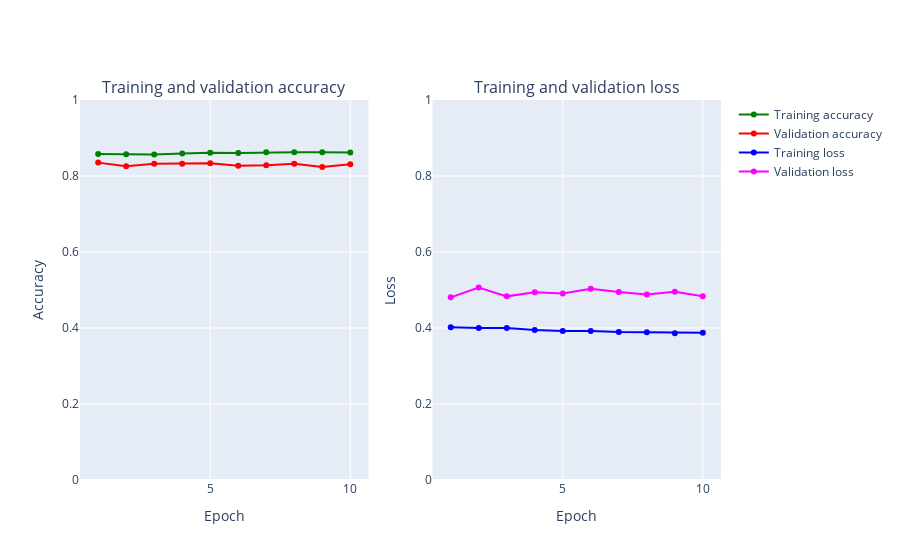

Here is the notebook cell this chart was saved with:
### Markdown cell above
### Added batch sizing to see if it affects

### Code cell
%%time
fashion_model_batch = Sequential()
fashion_model_batch.add(Conv2D(32, kernel_size=(3, 3),activation='linear',input_shape=(28,28,1)))
fashion_model_batch.add(Conv2D(64, (3, 3), activation='linear'))
fashion_model_batch.add(Flatten())
fashion_model_batch.add(Dense(128, activation='linear'))
fashion_model_batch.add(Dense(num_classes, activation='softmax'))
fashion_model_batch.compile(loss='categorical_crossentropy', optimizer=keras.optimizers.Adam(),metrics=['accuracy'])
fashion_model_batch.summary()

h_callback = fashion_model.fit(X_train, y_train, epochs = 10, batch_size=32,validation_data=(X_test, y_test))


# Plot train vs test loss during training 
plot_accuracy_and_loss(h_callback)

### Figure 1 — Plotly figure (JSON) as saved in the notebook; plotly's stock layout.template omitted (floating-point values rounded to 4 significant figures)
{"data": [{"marker": {"color": "Green"}, "mode": "markers+lines", "name": "Training accuracy", "text": ["1", "2", "3", "4", "5", "6", "7", "8", "9", "10"], "type": "scatter", "x": [1, 2, 3, 4, 5, 6, 7, 8, 9, 10], "xaxis": "x", "y": [0.8578, 0.8574, 0.8568, 0.8589, 0.8609, 0.8607, 0.8624, 0.8623, 0.8622, 0.8621], "yaxis": "y"}, {"marker": {"color": "Red"}, "mode": "markers+lines", "name": "Validation accuracy", "text": ["1", "2", "3", "4", "5", "6", "7", "8", "9", "10"], "type": "scatter", "x": [1, 2, 3, 4, 5, 6, 7, 8, 9, 10], "xaxis": "x", "y": [0.8352, 0.8255, 0.8323, 0.8321, 0.8334, 0.8273, 0.8284, 0.8321, 0.8234, 0.8307], "yaxis": "y"}, {"marker": {"color": "Blue"}, "mode": "markers+lines", "name": "Training loss", "text": ["1", "2", "3", "4", "5", "6", "7", "8", "9", "10"], "type": "scatter", "x": [1, 2, 3, 4, 5, 6, 7, 8, 9, 10], "xaxis": "x2", "y": [0.4017, 0.3998, 0.4001, 0.395, 0.3922, 0.3922, 0.3894, 0.3888, 0.3862, 0.3873], "yaxis": "y2"}, {"marker": {"color": "Magenta"}, "mode": "markers+lines", "name": "Validation loss", "text": ["1", "2", "3", "4", "5", "6", "7", "8", "9", "10"], "type": "scatter", "x": [1, 2, 3, 4, 5, 6, 7, 8, 9, 10], "xaxis": "x2", "y": [0.4806, 0.5063, 0.4833, 0.4938, 0.4909, 0.5031, 0.4948, 0.4884, 0.4956, 0.4837], "yaxis": "y2"}], "layout": {"annotations": [{"font": {"size": 16}, "showarrow": false, "text": "Training and validation accuracy", "x": 0.225, "xanchor": "center", "xref": "paper", "y": 1, "yanchor": "bottom", "yref": "paper"}, {"font": {"size": 16}, "showarrow": false, "text": "Training and validation loss", "x": 0.775, "xanchor": "center", "xref": "paper", "y": 1, "yanchor": "bottom", "yref": "paper"}], "xaxis": {"anchor": "y", "domain": [0, 0.45], "title": {"text": "Epoch"}}, "xaxis2": {"anchor": "y2", "domain": [0.55, 1], "title": {"text": "Epoch"}}, "yaxis": {"anchor": "x", "domain": [0, 1], "range": [0, 1], "title": {"text": "Accuracy"}}, "yaxis2": {"anchor": "x2", "domain": [0, 1], "range": [0, 1], "title": {"text": "Loss"}}}}
